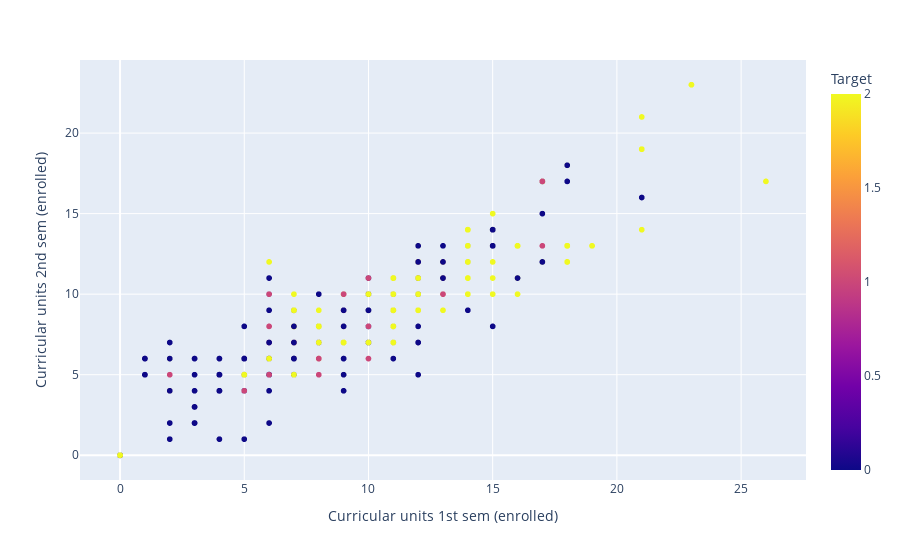

This figure's notebook cell:
### Code cell
fig = px.scatter(student_df, 
             x = 'Curricular units 1st sem (enrolled)',
             y = 'Curricular units 2nd sem (enrolled)',
             color = 'Target')
fig.show()

### Figure 1 — Plotly figure (JSON) as saved in the notebook; plotly's stock layout.template omitted (floating-point values rounded to 4 significant figures; data arrays with more than 128 entries replaced by an {"elided": "..."} marker saying what was removed)
{"data": [{"hovertemplate": "Curricular units 1st sem (enrolled)=%{x}<br>Curricular units 2nd sem (enrolled)=%{y}<br>Target=%{marker.color}<extra></extra>", "legendgroup": "", "marker": {"color": {"elided": "4424 int values"}, "coloraxis": "coloraxis", "symbol": "circle"}, "mode": "markers", "name": "", "showlegend": false, "type": "scattergl", "x": {"elided": "4424 int values"}, "xaxis": "x", "y": {"elided": "4424 int values"}, "yaxis": "y"}], "layout": {"coloraxis": {"colorbar": {"title": {"text": "Target"}}, "colorscale": [[0, "#0d0887"], [0.1111, "#46039f"], [0.2222, "#7201a8"], [0.3333, "#9c179e"], [0.4444, "#bd3786"], [0.5556, "#d8576b"], [0.6667, "#ed7953"], [0.7778, "#fb9f3a"], [0.8889, "#fdca26"], [1, "#f0f921"]]}, "legend": {"tracegroupgap": 0}, "margin": {"t": 60}, "xaxis": {"anchor": "y", "domain": [0, 1], "title": {"text": "Curricular units 1st sem (enrolled)"}}, "yaxis": {"anchor": "x", "domain": [0, 1], "title": {"text": "Curricular units 2nd sem (enrolled)"}}}}
